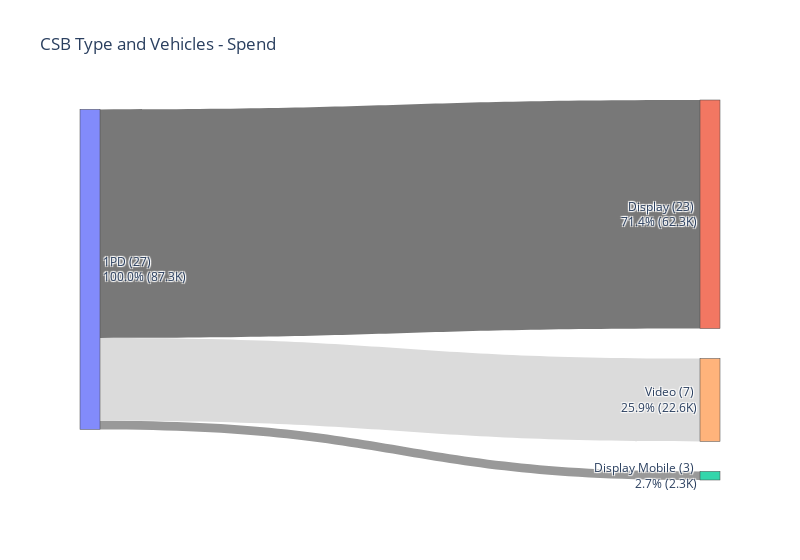
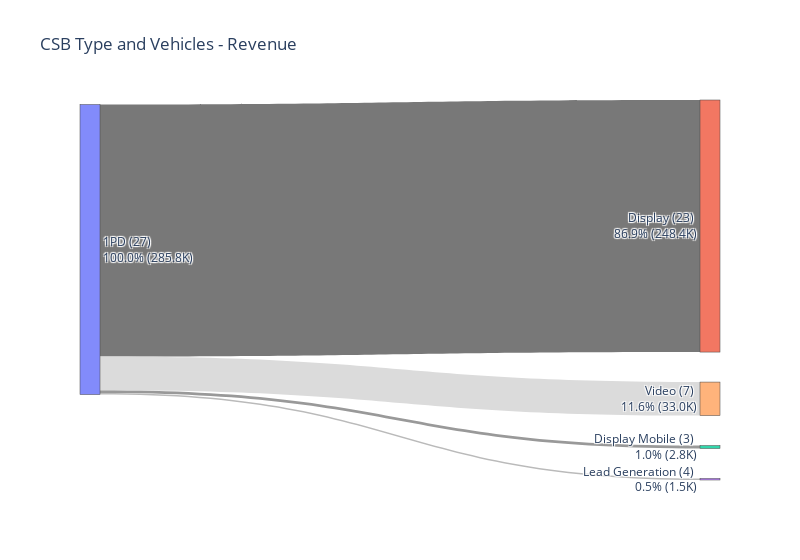
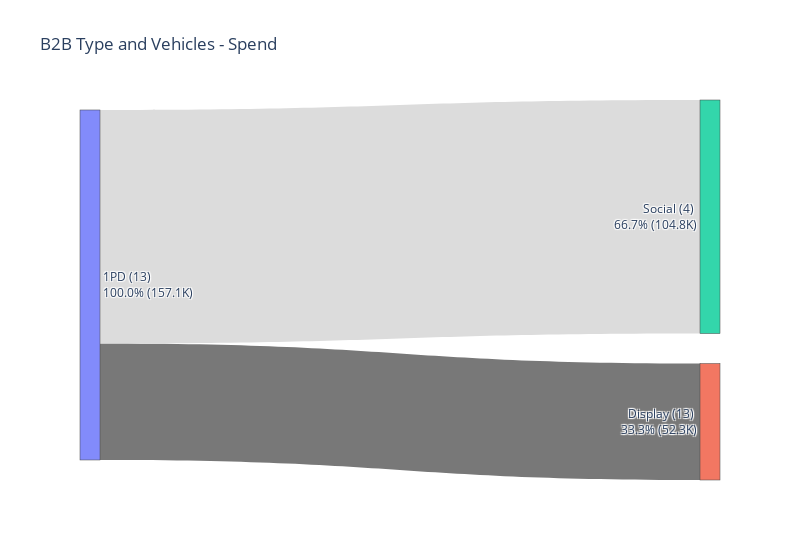
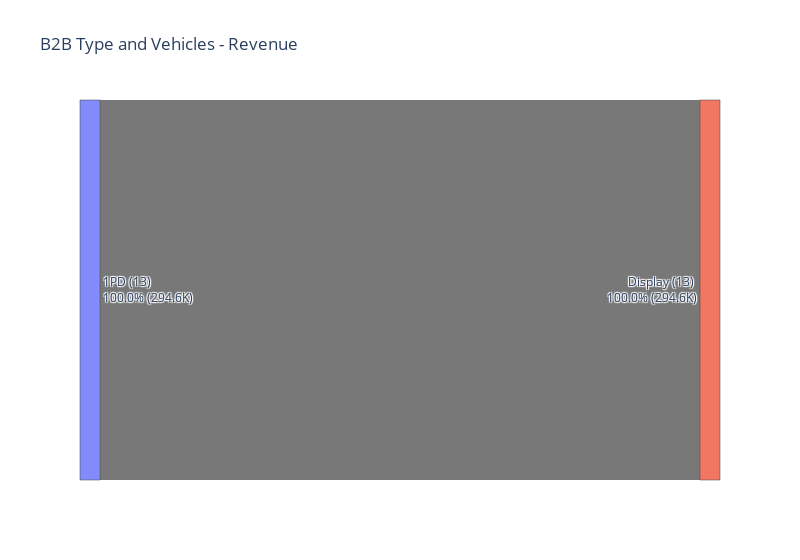

The notebook cell saved with these charts, in order:
### Markdown cell above
<h2>Types | Vehicles</h2>

### Code cell
# CSB
audiencetype_vehicles_sankey_plot(csb_df, 'Spend', True, 'CSB Type and Vehicles - Spend')
audiencetype_vehicles_sankey_plot(csb_df, 'Net Rev', True,'CSB Type and Vehicles - Revenue')

# B2B
audiencetype_vehicles_sankey_plot(b2b_df, 'Spend', True, 'B2B Type and Vehicles - Spend')
audiencetype_vehicles_sankey_plot(b2b_df, 'Net Rev', True, 'B2B Type and Vehicles - Revenue')

### Figure 1 — Plotly figure (JSON) as saved in the notebook; plotly's stock layout.template omitted (floating-point values rounded to 4 significant figures)
{"data": [{"arrangement": "snap", "link": {"color": ["#787878", "#999999", "#BABABA", "#DBDBDB"], "source": [0, 0, 0, 0], "target": [1, 2, 3, 4], "value": [62310.0, 2344.0, 0, 22600.0]}, "node": {"label": ["1PD (27) <br>100.0% (87.3K)", "Display (23) <br>71.4% (62.3K)", "Display Mobile (3) <br>2.7% (2.3K)", "Lead Generation (4) <br>0.0% (0)", "Video (7) <br>25.9% (22.6K)"], "pad": 30, "thickness": 20}, "type": "sankey"}], "layout": {"title": {"text": "CSB Type and Vehicles - Spend"}, "width": 800}}

### Figure 2 — Plotly figure (JSON) as saved in the notebook; plotly's stock layout.template omitted (floating-point values rounded to 4 significant figures)
{"data": [{"arrangement": "snap", "link": {"color": ["#787878", "#999999", "#BABABA", "#DBDBDB"], "source": [0, 0, 0, 0], "target": [1, 2, 3, 4], "value": [248400.0, 2839.0, 1509.0, 33040.0]}, "node": {"label": ["1PD (27) <br>100.0% (285.8K)", "Display (23) <br>86.9% (248.4K)", "Display Mobile (3) <br>1.0% (2.8K)", "Lead Generation (4) <br>0.5% (1.5K)", "Video (7) <br>11.6% (33.0K)"], "pad": 30, "thickness": 20}, "type": "sankey"}], "layout": {"title": {"text": "CSB Type and Vehicles - Revenue"}, "width": 800}}

### Figure 3 — Plotly figure (JSON) as saved in the notebook; plotly's stock layout.template omitted (floating-point values rounded to 4 significant figures)
{"data": [{"arrangement": "snap", "link": {"color": ["#787878", "#DCDCDC"], "source": [0, 0], "target": [1, 2], "value": [52280.0, 104800.0]}, "node": {"label": ["1PD (13) <br>100.0% (157.1K)", "Display (13) <br>33.3% (52.3K)", "Social (4) <br>66.7% (104.8K)"], "pad": 30, "thickness": 20}, "type": "sankey"}], "layout": {"title": {"text": "B2B Type and Vehicles - Spend"}, "width": 800}}

### Figure 4 — Plotly figure (JSON) as saved in the notebook; plotly's stock layout.template omitted (floating-point values rounded to 4 significant figures)
{"data": [{"arrangement": "snap", "link": {"color": ["#787878", "#DCDCDC"], "source": [0, 0], "target": [1, 2], "value": [294600.0, 0]}, "node": {"label": ["1PD (13) <br>100.0% (294.6K)", "Display (13) <br>100.0% (294.6K)", "Social (4) <br>0.0% (0)"], "pad": 30, "thickness": 20}, "type": "sankey"}], "layout": {"title": {"text": "B2B Type and Vehicles - Revenue"}, "width": 800}}
